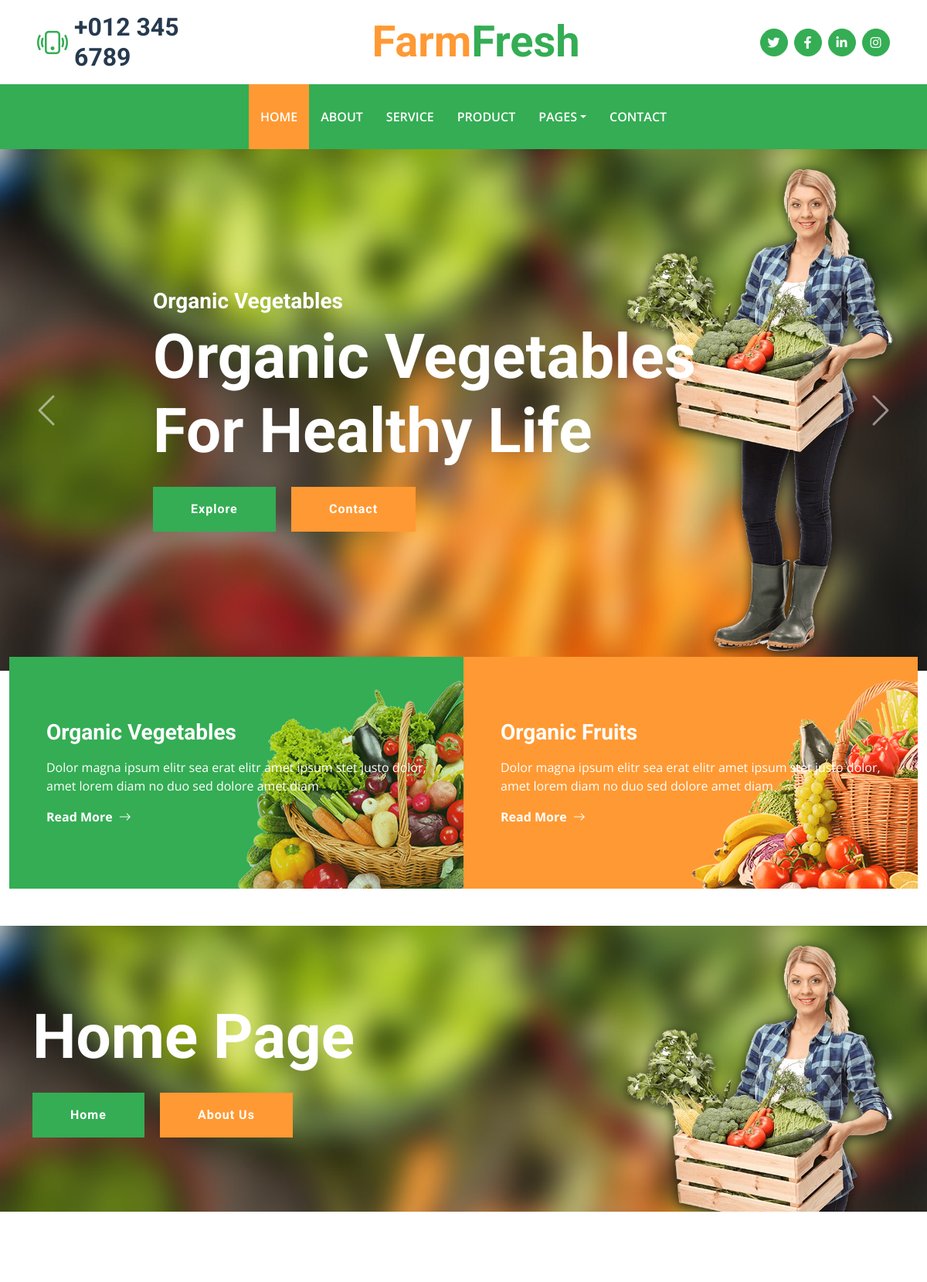
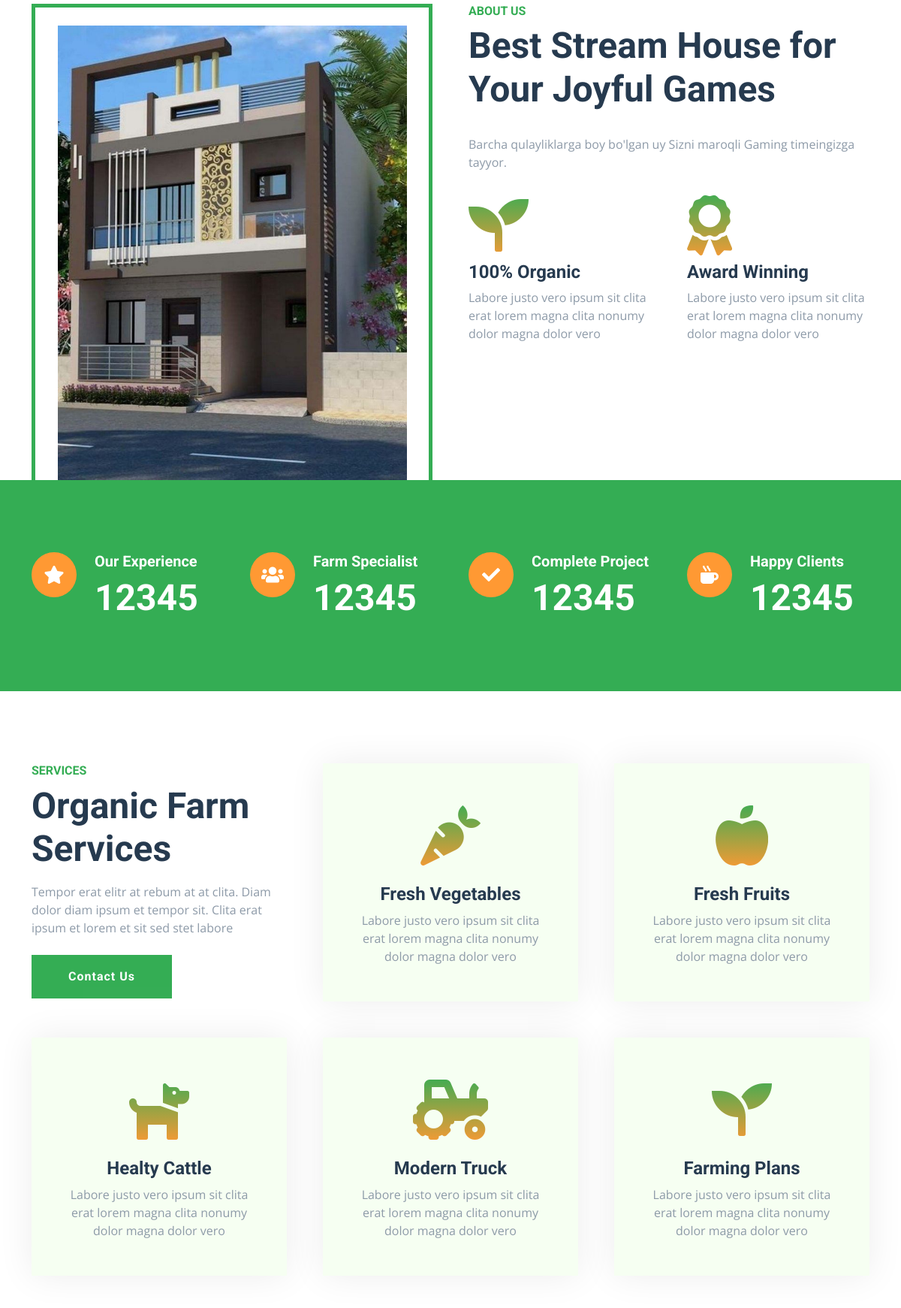
The page /blog/index/ (upper part) on the database its author committed (2 pictures, top to bottom).
### blog/models.py (models this page shows)
class Aboutus(models.Model):
    name = models.CharField(max_length=100)
    bio = models.TextField()
    img = models.ImageField(upload_to='Aboutus/img')

### blog/views.py (the view)
# urls.py: path("index/", index, name='index'),
def index(request):
    farmer = Farmers.objects.all()
    print("Malumotlar -- >", farmer)
    blog = Blogs.objects.all()
    product = Products.objects.all()
    commenter = Commenters.objects.all()
    about = Aboutus.objects.all()
    feature = Features.objects.all()
    banner = Banner.objects.all()
    form = NewsletterForms(request.POST or None)
    if request.method == "POST" and form.is_valid():
        form.save()
        return HttpResponse("<h2>So'rovingiz amalga oshirildi</h2>")
    context = {
        "farmer": farmer,
        "blog": blog,
        "product": product,
        "commenter": commenter,
        "about": about,
        "feature": feature,
        "banner": banner,
        "form": form
    }
    return render(request, "index.html", context=context)

### templates/index.html (shortened to what this page needs)
{% extends 'base.html' %}
{% load static %}
{% block content %}
<!DOCTYPE html>
<html lang="en">
<head>
    <link href="https://cdnjs.cloudflare.com/ajax/libs/font-awesome/5.15.0/css/all.min.css" rel="stylesheet">
    <link href="https://cdn.jsdelivr.net/npm/bootstrap-icons@1.4.1/font/bootstrap-icons.css" rel="stylesheet">
    <link href="{% static 'lib/owlcarousel/assets/owl.carousel.min.css' %}" rel="stylesheet">
    <link href="{% static 'css/bootstrap.min.css' %}" rel="stylesheet">
    <link href="{% static 'css/style.css' %}" rel="stylesheet">
</head>
<body>
    <div class="container-fluid p-0">
        <div id="header-carousel" class="carousel slide carousel-fade" data-bs-ride="carousel">
            <div class="carousel-inner">
                <div class="carousel-item active">
                    <img class="w-100" src="{% static 'img/carousel-1.jpg' %}" alt="Image">
                    <div class="carousel-caption top-0 bottom-0 start-0 end-0 d-flex flex-column align-items-center justify-content-center">
                        <div class="text-start p-5" style="max-width: 900px;">
                            <h3 class="text-white">Organic Vegetables</h3>
                            <h1 class="display-1 text-white mb-md-4">Organic Vegetables For Healthy Life</h1>
                            <a href="" class="btn btn-primary py-md-3 px-md-5 me-3">Explore</a>
                            <a href="{% url 'contact' %}" class="btn btn-secondary py-md-3 px-md-5">Contact</a>
                        </div>
                    </div>
                </div>
            </div>
            <button class="carousel-control-prev" type="button" data-bs-target="#header-carousel"
                data-bs-slide="prev">
                <span class="carousel-control-prev-icon" aria-hidden="true"></span>
            </button>
            <button class="carousel-control-next" type="button" data-bs-target="#header-carousel"
                data-bs-slide="next">
                <span class="carousel-control-next-icon" aria-hidden="true"></span>
            </button>
        </div>
    </div>
<br> <br> <br>
    <div class="container-fluid banner mb-5">
            <div class="row gx-0">
                <div class="col-md-6">
                    <div class="bg-primary bg-vegetable d-flex flex-column justify-content-center p-5" style=" height: 300px;">
                        <h3 class="text-white mb-3">Organic Vegetables</h3>
                        <p class="text-white">Dolor magna ipsum elitr sea erat elitr amet ipsum stet justo dolor, amet lorem diam no duo sed dolore amet diam</p>
                        <a class="text-white fw-bold" href="">Read More<i class="bi bi-arrow-right ms-2"></i></a>
                    </div>
                </div>
                <div class="col-md-6">
                    <div class="bg-secondary bg-fruit d-flex flex-column justify-content-center p-5" style=" height: 300px;">
                        <h3 class="text-white mb-3">Organic Fruits</h3>
                        <p class="text-white">Dolor magna ipsum elitr sea erat elitr amet ipsum stet justo dolor, amet lorem diam no duo sed dolore amet diam</p>
                        <a class="text-white fw-bold" href="">Read More<i class="bi bi-arrow-right ms-2"></i></a>
                    </div>
                </div>
            </div>
        </div>
    <div class="container-fluid bg-primary py-5 bg-hero mb-5">
        <div class="container py-5">
            <div class="row justify-content-start">
                <div class="col-lg-8 text-center text-lg-start">
                    <h1 class="display-1 text-white mb-md-4">Home Page</h1>
                    <a href="" class="btn btn-primary py-md-3 px-md-5 me-3">Home</a>
                    <a href="{% url 'about' %}" class="btn btn-secondary py-md-3 px-md-5">About Us</a>
                </div>
            </div>
        </div>
    </div>
    <div class="container-fluid about pt-5">
        <div class="container">
            <div class="row gx-5">
                {% for Aboutus in about %}
                <div class="col-lg-6 mb-5 mb-lg-0">
                    <div class="d-flex h-100 border border-5 border-primary border-bottom-0 pt-4">
                        <img class="img-fluid mt-auto mx-auto" style="width: 465px; heigh:700px;" src="{{Aboutus.img.url}}">
                    </div>
                </div>
                <div class="col-lg-6 pb-5">
                    <div class="mb-3 pb-2">
                        <h6 class="text-primary text-uppercase">About Us</h6>
                        <h1 class="display-5">{{ Aboutus.name }}</h1>
                    </div>
                    <p class="mb-4">{{ Aboutus.bio }}</p>
                    <div class="row gx-5 gy-4">
                        <div class="col-sm-6">
                            <i class="fa fa-seedling display-1 text-secondary"></i>
                            <h4>100% Organic</h4>
                            <p class="mb-0">Labore justo vero ipsum sit clita erat lorem magna clita nonumy dolor magna dolor vero</p>
                        </div>
                        <div class="col-sm-6">
                            <i class="fa fa-award display-1 text-secondary"></i>
                            <h4>Award Winning</h4>
                            <p class="mb-0">Labore justo vero ipsum sit clita erat lorem magna clita nonumy dolor magna dolor vero</p>
                        </div>
                    </div>
                </div>
                {% endfor %}
            </div>
        </div>
    </div>
    <div class="container-fluid bg-primary facts py-5 mb-5">
        <div class="container py-5">
            <div class="row gx-5 gy-4">
                <div class="col-lg-3 col-md-6">
                    <div class="d-flex">
                        <div class="bg-secondary rounded-circle d-flex align-items-center justify-content-center mb-3" style="width: 60px; height: 60px;">
                            <i class="fa fa-star fs-4 text-white"></i>
                        </div>
                        <div class="ps-4">
                            <h5 class="text-white">Our Experience</h5>
                            <h1 class="display-5 text-white mb-0" data-toggle="counter-up">12345</h1>
                        </div>
                    </div>
                </div>
                <div class="col-lg-3 col-md-6">
                    <div class="d-flex">
                        <div class="bg-secondary rounded-circle d-flex align-items-center justify-content-center mb-3" style="width: 60px; height: 60px;">
                            <i class="fa fa-users fs-4 text-white"></i>
                        </div>
                        <div class="ps-4">
                            <h5 class="text-white">Farm Specialist</h5>
                            <h1 class="display-5 text-white mb-0" data-toggle="counter-up">12345</h1>
                        </div>
                    </div>
                </div>
                <div class="col-lg-3 col-md-6">
                    <div class="d-flex">
                        <div class="bg-secondary rounded-circle d-flex align-items-center justify-content-center mb-3" style="width: 60px; height: 60px;">
                            <i class="fa fa-check fs-4 text-white"></i>
                        </div>
                        <div class="ps-4">
                            <h5 class="text-white">Complete Project</h5>
                            <h1 class="display-5 text-white mb-0" data-toggle="counter-up">12345</h1>
                        </div>
                    </div>
                </div>
                <div class="col-lg-3 col-md-6">
                    <div class="d-flex">
                        <div class="bg-secondary rounded-circle d-flex align-items-center justify-content-center mb-3" style="width: 60px; height: 60px;">
                            <i class="fa fa-mug-hot fs-4 text-white"></i>
                        </div>
                        <div class="ps-4">
                            <h5 class="text-white">Happy Clients</h5>
                            <h1 class="display-5 text-white mb-0" data-toggle="counter-up">12345</h1>
                        </div>
                    </div>
                </div>
            </div>
        </div>
    </div>
    <div class="container-fluid py-5">
        <div class="container">
            <div class="row g-5">
                <div class="col-lg-4 col-md-6">
                    <div class="mb-3">
                        <h6 class="text-primary text-uppercase">Services</h6>
                        <h1 class="display-5">Organic Farm Services</h1>
                    </div>
                    <p class="mb-4">Tempor erat elitr at rebum at at clita. Diam dolor diam ipsum et tempor sit. Clita erat ipsum et lorem et sit sed stet labore</p>
                    <a href="{% url 'contact' %}" class="btn btn-primary py-md-3 px-md-5">Contact Us</a>
                </div>
                <div class="col-lg-4 col-md-6">
                    <div class="service-item bg-light text-center p-5">
                        <i class="fa fa-carrot display-1 text-primary mb-3"></i>
                        <h4>Fresh Vegetables</h4>
                        <p class="mb-0">Labore justo vero ipsum sit clita erat lorem magna clita nonumy dolor magna dolor vero</p>
                    </div>
                </div>
                <div class="col-lg-4 col-md-6">
                    <div class="service-item bg-light text-center p-5">
                        <i class="fa fa-apple-alt display-1 text-primary mb-3"></i>
                        <h4>Fresh Fruits</h4>
                        <p class="mb-0">Labore justo vero ipsum sit clita erat lorem magna clita nonumy dolor magna dolor vero</p>
                    </div>
                </div>
                <div class="col-lg-4 col-md-6">
                    <div class="service-item bg-light text-center p-5">
                        <i class="fa fa-dog display-1 text-primary mb-3"></i>
                        <h4>Healty Cattle</h4>
                        <p class="mb-0">Labore justo vero ipsum sit clita erat lorem magna clita nonumy dolor magna dolor vero</p>
                    </div>
                </div>
                <div class="col-lg-4 col-md-6">
                    <div class="service-item bg-light text-center p-5">
                        <i class="fa fa-tractor display-1 text-primary mb-3"></i>
                        <h4>Modern Truck</h4>
                        <p class="mb-0">Labore justo vero ipsum sit clita erat lorem magna clita nonumy dolor magna dolor vero</p>
                    </div>
                </div>
                <div class="col-lg-4 col-md-6">
                    <div class="service-item bg-light text-center p-5">
                        <i class="fa fa-seedling display-1 text-primary mb-3"></i>
                        <h4>Farming Plans</h4>
                        <p class="mb-0">Labore justo vero ipsum sit clita erat lorem magna clita nonumy dolor magna dolor vero</p>
                    </div>
                </div>
            </div>
        </div>
    </div>
{% endblock content %}

### static/css/style.css (style rules this page uses)
:root { --primary: #34AD54; --secondary: #FF9933; --light: #F6FFF2; --dark: #263A4F; }
.btn { font-family: 'Roboto', sans-serif; letter-spacing: 1px; font-weight: 700; transition: .5s; }
.btn-primary, .btn-secondary { color: #FFFFFF; }
.carousel-control-prev, .carousel-control-next { width: 10%; }
.carousel-control-prev-icon, .carousel-control-next-icon { width: 3rem; height: 3rem; }
.bg-hero { background: url(../img/carousel-1.jpg) top right no-repeat; background-size: cover; }
@media (min-width: 991.98px) { .banner { position: relative; margin-top: -90px; z-index: 1; } }
.bg-vegetable { background: linear-gradient(rgba(52, 173, 84, .2), rgba(52, 173, 84, .2)), url(../img/vegetable.png) bottom right no-repeat; background-size: contain; }
.bg-fruit { background: linear-gradient(rgba(255, 153, 51, .2), rgba(255, 153, 51, .2)), url(../img/fruit.png) bottom right no-repeat; background-size: contain; }
.service-item { box-shadow: 0 0 45px #EDEDED; transition: .5s; }
.about i, .service-item i { background-image: linear-gradient(var(--primary), var(--secondary)); -webkit-background-clip: text; -webkit-text-fill-color: transparent; transition: .5s; }

### rows shown on the page
Aboutus: img (picture), name "Best Stream House for Your Joyful Games", bio "Barcha qulayliklarga boy bo'lgan uy Sizni maroqli Gaming timeingizga tayyor."
